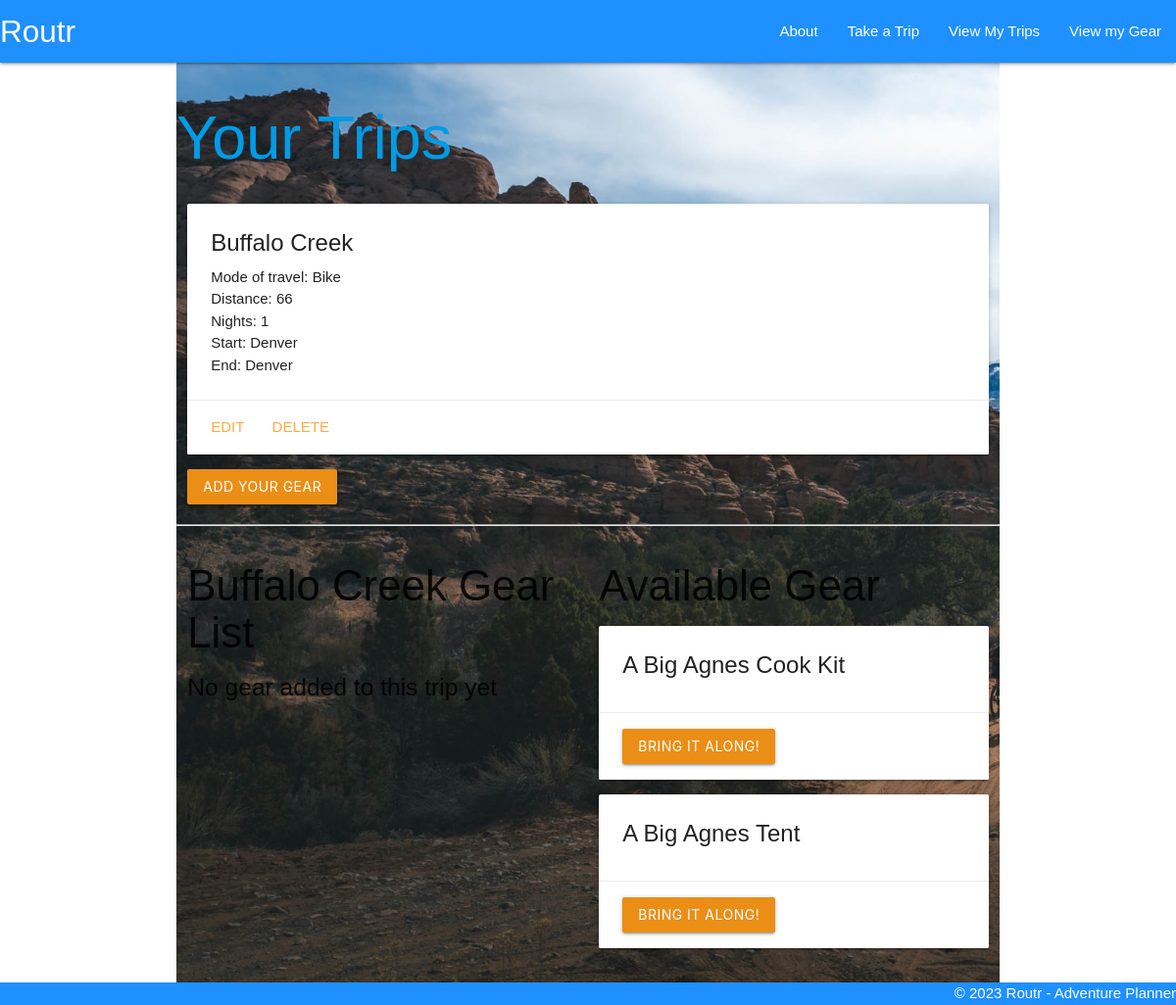
Before: /trips/1/ with the older database file.
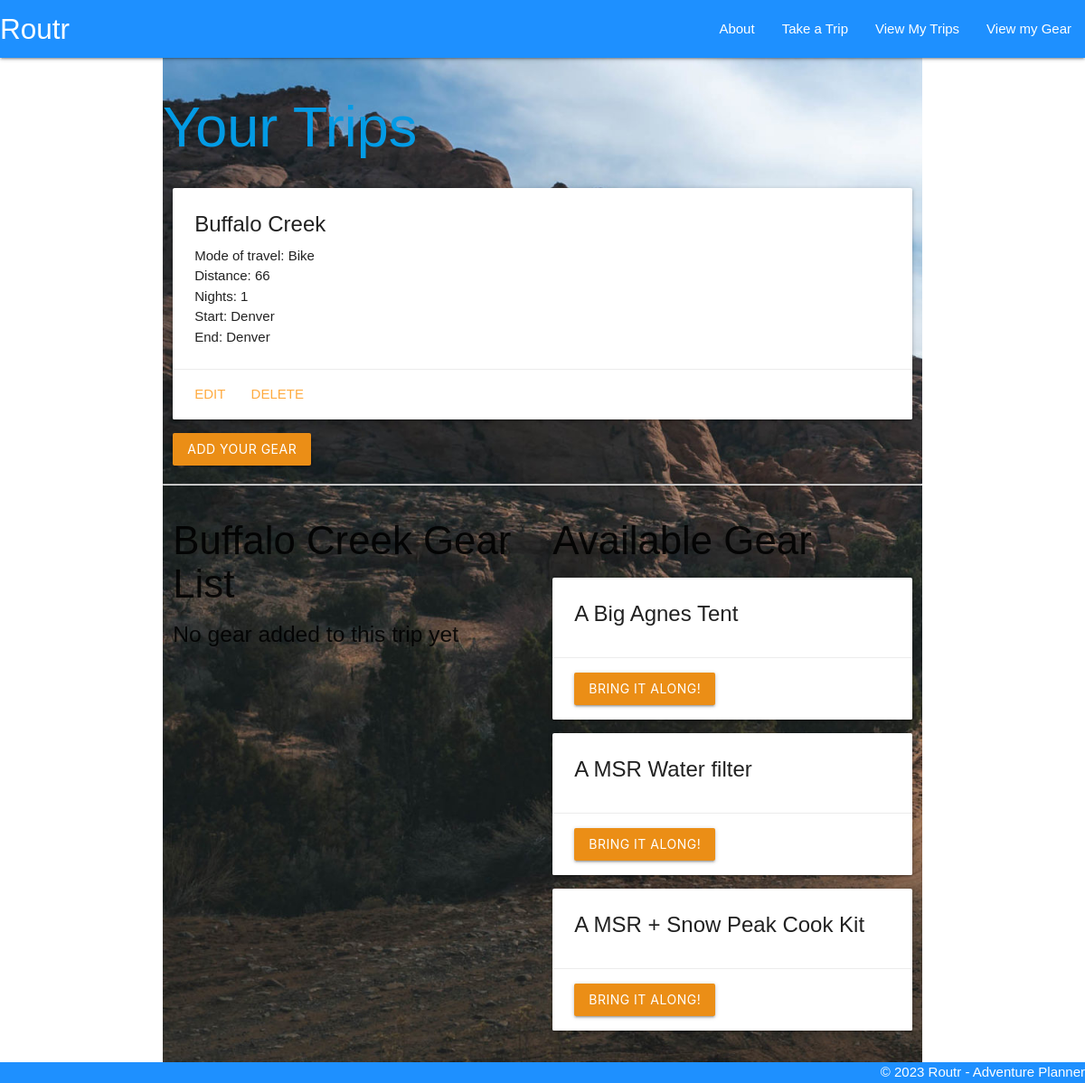
After: the same page with the newer database file.
### main/models.py (models this page shows, shortened)
class Trip(models.Model):
    name = models.CharField(max_length=100)
    mode = models.CharField(max_length=100)
    distance = models.IntegerField()
    nights = models.IntegerField()
    start = models.CharField(max_length=100)
    end = models.CharField(max_length=250)
    gear = models.ManyToManyField(Gear)

class Gear(models.Model):
    name = models.CharField(max_length=100)
    use = models.CharField(max_length=100)
    size = models.CharField(max_length=100)
    brand = models.CharField(max_length=100)
    model = models.CharField(max_length=100)
    necessary = models.CharField(max_length=100)

### main/views.py (the view)
# urls.py: path('trips/<int:trip_id>/', views.trip_detail, name='detail'),
def trip_detail(request, trip_id):
    trip = Trip.objects.get(id=trip_id)
    gear_trip_doesnt_have = Gear.objects.exclude(
        id__in=trip.gear.all().values_list('id'))
    return render(request, 'trips/detail.html', {
        'trip': trip,
        'gear': gear_trip_doesnt_have
    })

### main/templates/trips/detail.html (shortened to what this page needs)
{% extends 'base.html' %} {% block content %}
<a href="{% url 'index' %}"><h1>Your Trips</h1></a>
<div class="row">
	<div class="col s12">
		<div class="card">
			<div class="card-content">
				<span class="card-title">{{ trip.name }}</span>
				<p>Mode of travel: {{ trip.mode }}</p>
				<p>Distance: {{ trip.distance }}</p>
				<p>Nights: {{ trip.nights }}</p>
				<p>Start: {{ trip.start }}</p>
				<p>End: {{ trip.end }}</p>
			</div>
			<div class="card-action">
				<a href="{% url 'trip_update' trip.id %}">Edit</a>
				<a href="{% url 'trip_delete' trip.id %}">Delete</a>
			</div>
		</div>
		<a href="{% url 'gear_create' %}"
			><button class="btn">Add your Gear</button></a
		>
	</div>
</div>
<hr />
<div class="row">
	<div class="col s12 m6">
		<h3>{{ trip.name }} Gear List</h3>
		{% if trip.gear.count %} {% for gear in trip.gear.all %}
		<div class="card">
			<div class="card-content">
				<span class="card-title">
					A {{ gear.size }} {{ gear.name.lower }} {{gear.use}}
				</span>
				<div class="card-action center">
					<form
						action="{% url 'assoc_trip' trip.id gear.id %}"
						method="POST">
						{% csrf_token %}
						<button
							type="submit"
							class="btn">
							Not on this trip!
						</button>
					</form>
				</div>
			</div>
		</div>
		{% endfor %} {% else %}
		<h5>No gear added to this trip yet</h5>
		{% endif %}
	</div>
	<div class="col s6">
		<h3>Available Gear</h3>
		{% if gear.count %} {% for gear in gear.all %}
		<div class="card">
			<div class="card-content">
				<span class="card-title"> A {{ gear.brand }} {{gear.name}} </span>
			</div>
			<div class="card-action">
				<form
					action="{% url 'assoc_gear' trip.id gear.id %}"
					method="POST">
					<button
						type="submit"
						class="btn">
						Bring it along!
					</button>
				</form>
			</div>
		</div>
		{% endfor %} {% else %}
		<h5>That's your whole kit!</h5>
		{% endif %}
	</div>
</div>
{% endblock %}

### main/templates/base.html (shortened to what this page needs)
{% load static %}
<!DOCTYPE html>
<html lang="en">
	<head>
		<link
			rel="stylesheet"
			href="https://cdnjs.cloudflare.com/ajax/libs/materialize/1.0.0/css/materialize.min.css" />
		<link
			rel="stylesheet"
			type="text/css"
			href="{% static 'css/style.css' %}" />
	</head>
	<body>
		<header class="navbar-fixed">
			<nav>
				<div class="nav-wrapper">
					<ul>
						<li>
							<a
								href="/"
								class="left brand-logo"
								>Routr</a
							>
						</li>
					</ul>
					<ul class="right">
						<li><a href="{% url 'about' %}">About</a></li>
						<li><a href="{% url 'trip_create' %}">Take a Trip</a></li>
						<li><a href="{% url 'index' %}">View My Trips</a></li>
						<li><a href="{% url 'gear' %}">View my Gear</a></li>
					</ul>
				</div>
			</nav>
		</header>
		<main class="container home">{% block content %} {% endblock %}</main>
		<footer class="page-footer">
			<div class="right">© 2023 Routr - Adventure Planner</div>
		</footer>
	</body>
</html>

### main/static/css/style.css (style rules this page uses)
body { font-family: basic-sans, sans-serif; display: flex; min-height: 100vh; flex-direction: column; }
main { flex: 1 0 auto; }
.btn { background-color: rgb(235, 142, 22); }
.nav-wrapper { background-color: dodgerblue; }
.page-footer { padding-top: 0; text-align: right; background-color: dodgerblue; }
.container { background-image: url(/main/static/bikepack.jpg); background-size: cover; }

Changed rows visible on the page:
removed Gear: brand "Big Agnes", name "Cook Kit"
added Gear: brand "MSR", name "Water filter"
added Gear: brand "MSR + Snow Peak", name "Cook Kit"
